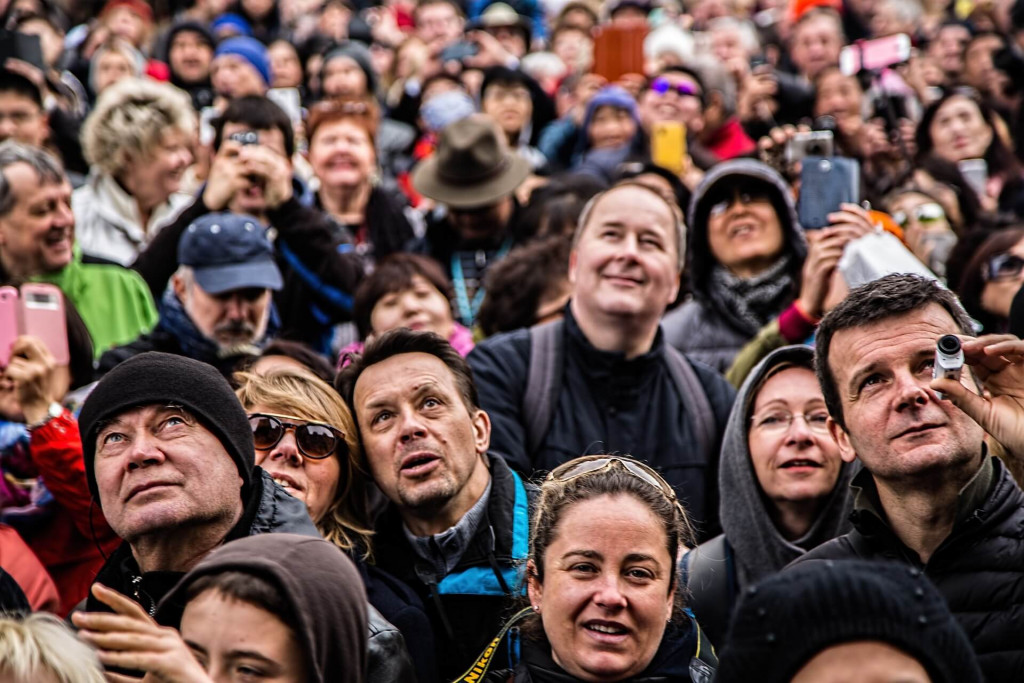
#> input picture TargetImage.jpg, 1024 x 683 px, given in place of the camera
$ python FaceDetect_features.py
#> lines starting #> are read from the running program, lines starting #| are printed output that depends on the picture; after the words box and inside, x2 and y2 are one past the last pixel; in counts of white or black regions, pixels touching at a corner belong together
import cv2
cap = cv2.VideoCapture(0)
eye_cascade = cv2.CascadeClassifier("haarcascade_eye.xml")          # 使用眼睛模型
mouth_cascade = cv2.CascadeClassifier("haarcascade_mcs_mouth.xml")  # 使用嘴巴模型
nose_cascade = cv2.CascadeClassifier("haarcascade_mcs_nose.xml")    # 使用鼻子模型
if not cap.isOpened():
    print("Cannot open camera")
    exit()
while True:
    ret, frame = cap.read()
#> frame is the input picture: shape (683, 1024, 3); mean B, G, R 77.2, 81.4, 105.3
    if not ret:
        print("Cannot receive frame")
        break
    img = cv2.resize(frame,(540,320))
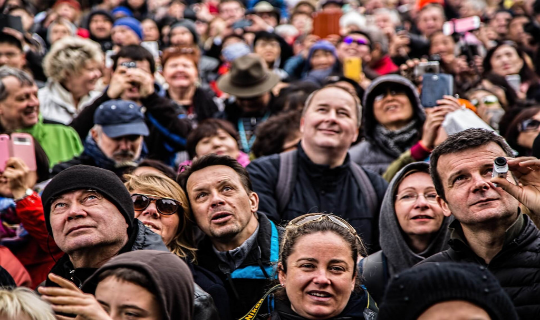
#> img: shape (320, 540, 3); mean B, G, R 77, 81.3, 105.2
    gray = cv2.medianBlur(img, 1)
    gray = cv2.cvtColor(gray, cv2.COLOR_BGR2GRAY)
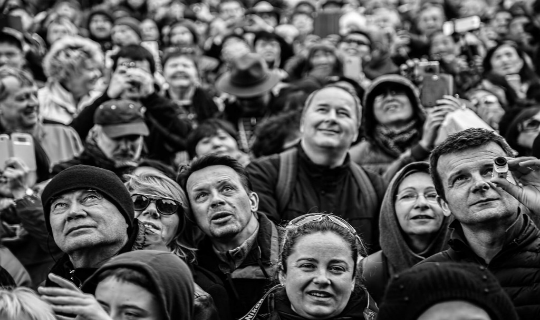
#> gray: shape (320, 540); min 0, max 255, mean 88
    gray = cv2.medianBlur(gray, 5)
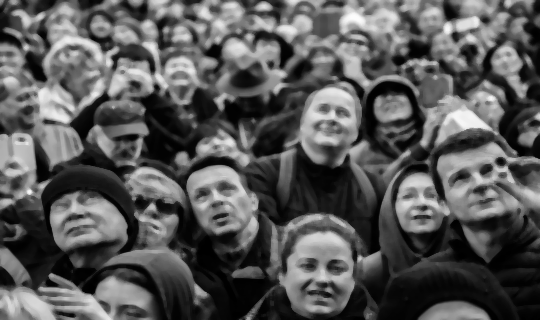
#> gray: shape (320, 540); min 0, max 252, mean 87.6

    eyes = eye_cascade.detectMultiScale(gray)      # 偵測眼睛
#> eyes = [[86, 4, 24, 24], [50, 8, 21, 21], [199, 64, 22, 22], [295, 251, 27, 27], [135, 191, 29, 29]]
    for (x, y, w, h) in eyes:
        cv2.rectangle(img, (x, y), (x+w, y+h), (0, 255, 0), 2)
#> this loop made 5 passes
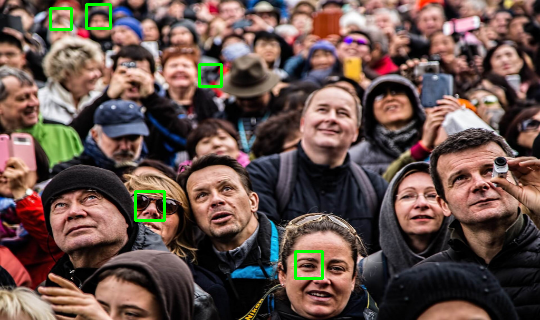
#> img: shape (320, 540, 3); 0.84% of pixels changed, all inside (x1, y1, x2, y2) = (49, 3, 324, 280)

    mouths = mouth_cascade.detectMultiScale(gray)  # 偵測嘴巴
#> mouths = [[212, 182, 29, 17], [207, 211, 36, 21], [402, 209, 40, 24], [323, 259, 29, 17], [296, 259, 30, 18], [295, 282, 51, 30], [73, 66, 33, 20], [108, 161, 35, 21], [56, 210, 50, 30], [295, 223, 56, 33], [29, 276, 63, 38], [43, 191, 78, 47]]
    for (x, y, w, h) in mouths:
        cv2.rectangle(img, (x, y), (x+w, y+h), (0, 0, 255), 2)
#> this loop made 12 passes
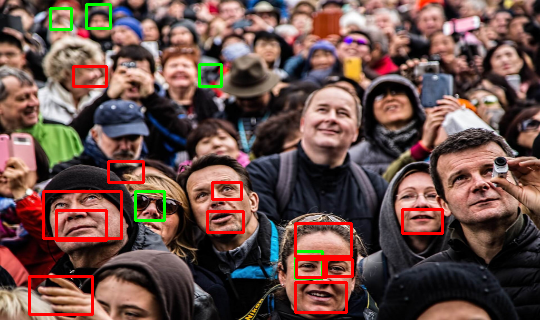
#> img: shape (320, 540, 3); 2.85% of pixels changed, all inside (x1, y1, x2, y2) = (28, 65, 444, 316)

    noses = nose_cascade.detectMultiScale(gray)    # 偵測鼻子
#> noses = [[312, 273, 20, 17], [99, 86, 24, 20]]
    for (x, y, w, h) in noses:
        cv2.rectangle(img, (x, y), (x+w, y+h), (255, 0, 0), 2)
#> this loop made 2 passes
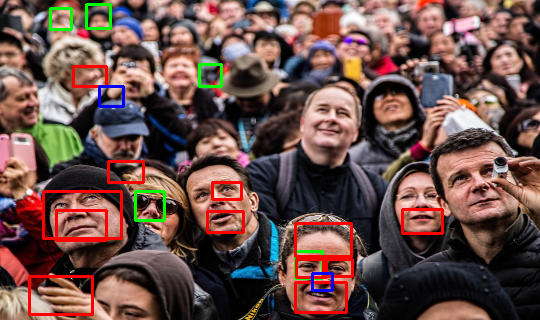
#> img: shape (320, 540, 3); 0.28% of pixels changed, all inside (x1, y1, x2, y2) = (98, 85, 334, 292)

    cv2.imshow('oxxostudio', img)
    if cv2.waitKey(1) == ord('q'):
#> (key q is pressed here)
        break     # 按下 q 鍵停止
cap.release()
cv2.destroyAllWindows()
